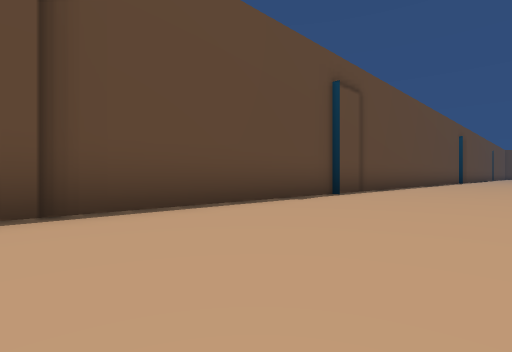
View 1 (above)

19 first-person views from a walk through a Unity game level. The camera is 0.38 m above the floor, looks level and sees 85° across. The floor is counted in squares, 1 m on a side. Each view is taken from the middle of a square. On the plan, view 1 faces up. The plan holds only what a view shows up to about 9 squares ahead; the rest is blank. The place goes on beyond the plan. Door leaves are left out, so doorways stand open.

View 2
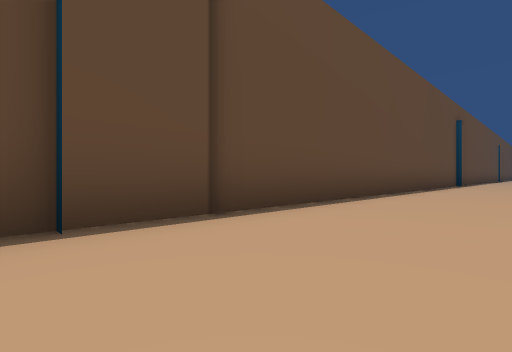

View 3
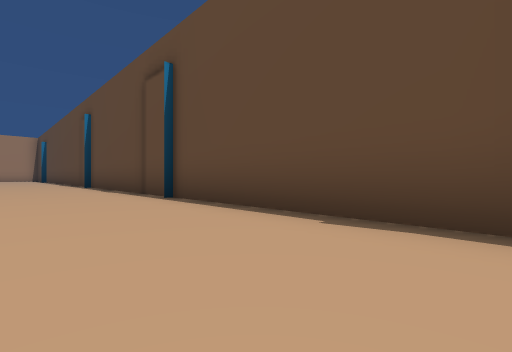

View 4
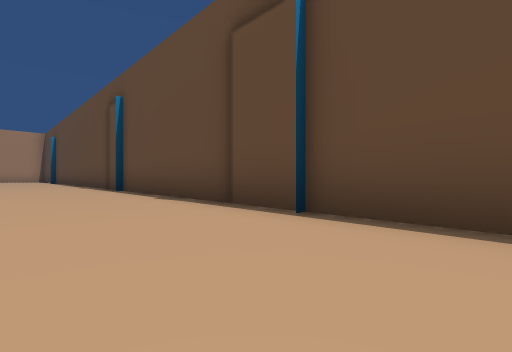

View 5
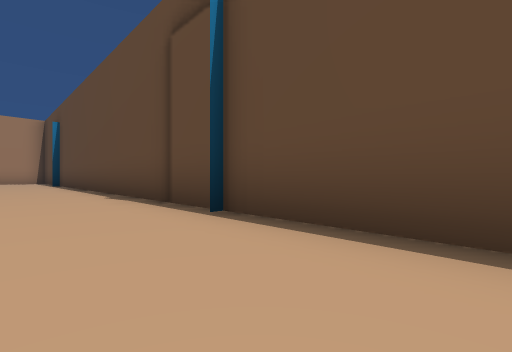

View 6
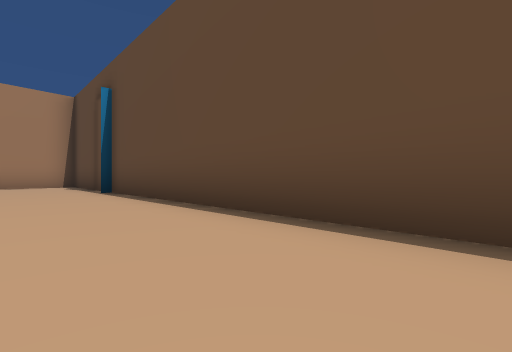

View 7
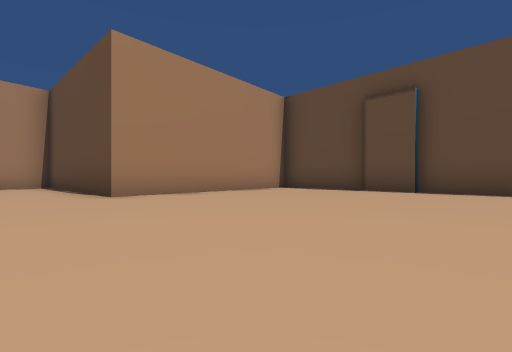

View 8
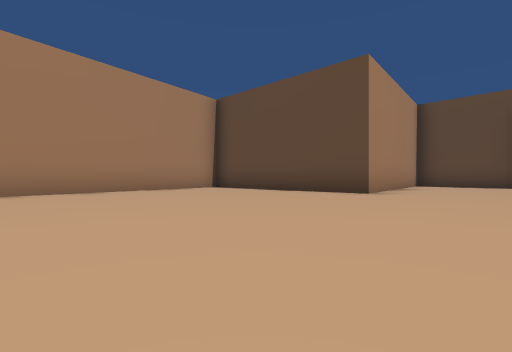

View 9
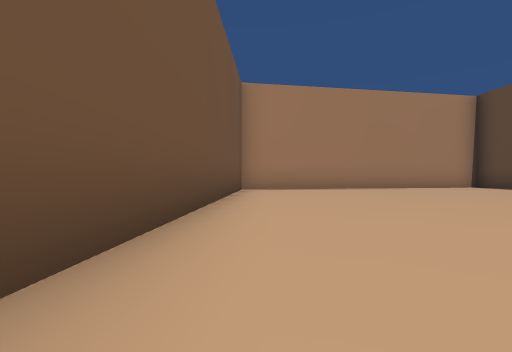

View 10
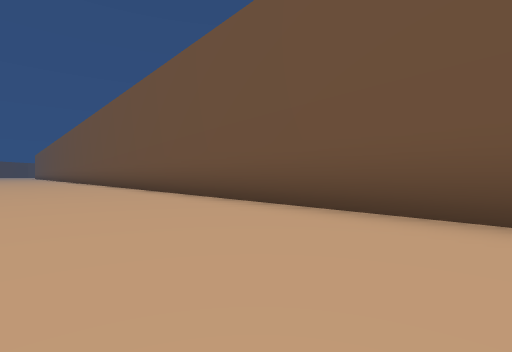

View 11
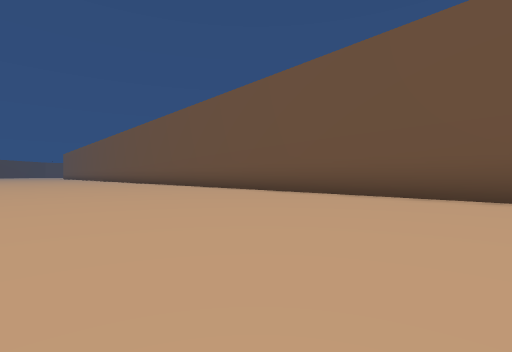

View 12
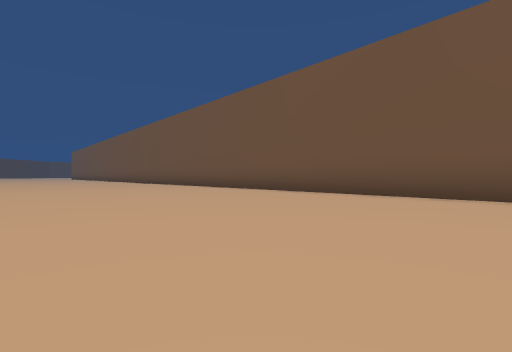

View 13
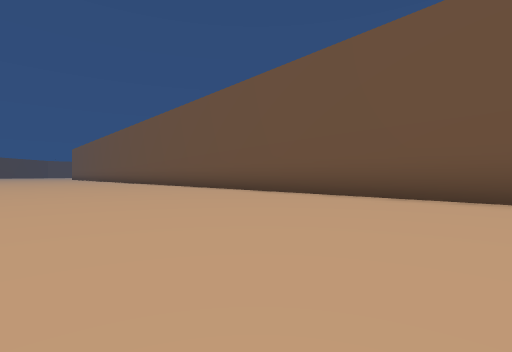

View 14
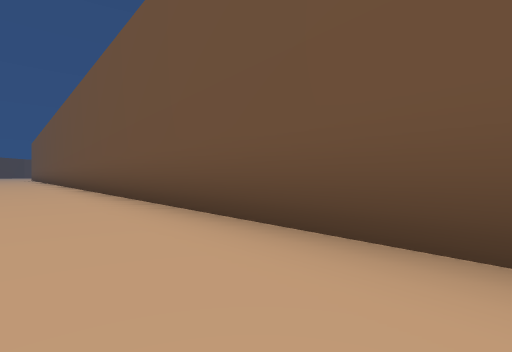

View 15
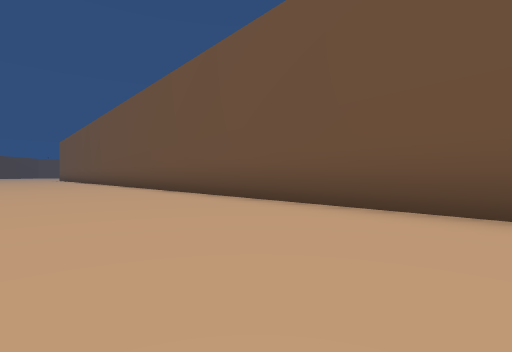

View 16
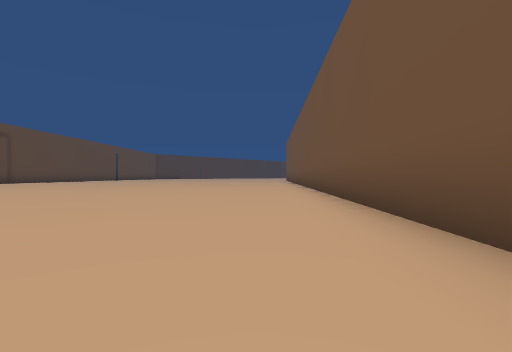

View 17
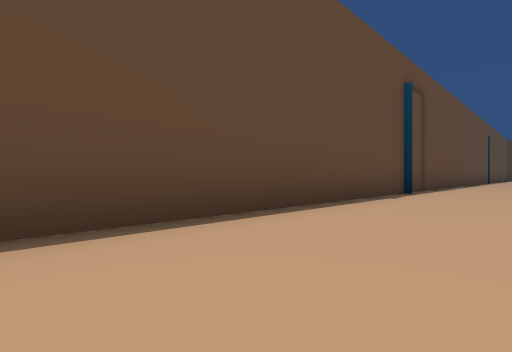

View 18
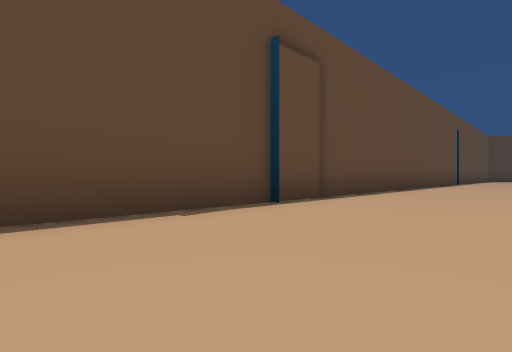

View 19
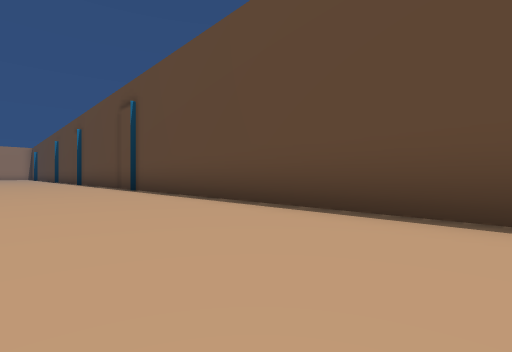

### Floor plan
Points are (right, up) in squares from view 1. A wall is a line through its corners. A room is listed if a view was taken in it or the views show most of it. See-through windows are left out.
Room 1 (views 1, 2, 3, 4, 5, 6, 7, 8, 9, 10, 11, 12, 13, 14, 15, 16, 17, 18, 19)
walls: (-6.2, -1.5) (-16, -10.8); (-16, -11.3) (-12, -14.6) (-15.6, -18.3) (-9.6, -22.5); (-8.8, -22.4) (15.6, -0.6); (15.4, 19) (-6.1, -1.4)

Positions as (right, up) in squares from view 1, and headings:
1: (0, 0), facing up
2: (3, 4), facing up
3: (3, 4), facing left
4: (1, 2), facing left
5: (-3, -1), facing left
6: (-7, -5), facing left
7: (-7, -12), facing left
8: (-6, -17), facing left
9: (-4, -17), facing down-left
10: (-8, -18), facing right
11: (-6, -13), facing right
12: (-3, -10), facing right
13: (0, -8), facing right
14: (5, -8), facing right
15: (6, -5), facing right
16: (10, -4), facing up-right
17: (7, 8), facing up
18: (10, 10), facing up
19: (10, 10), facing left
